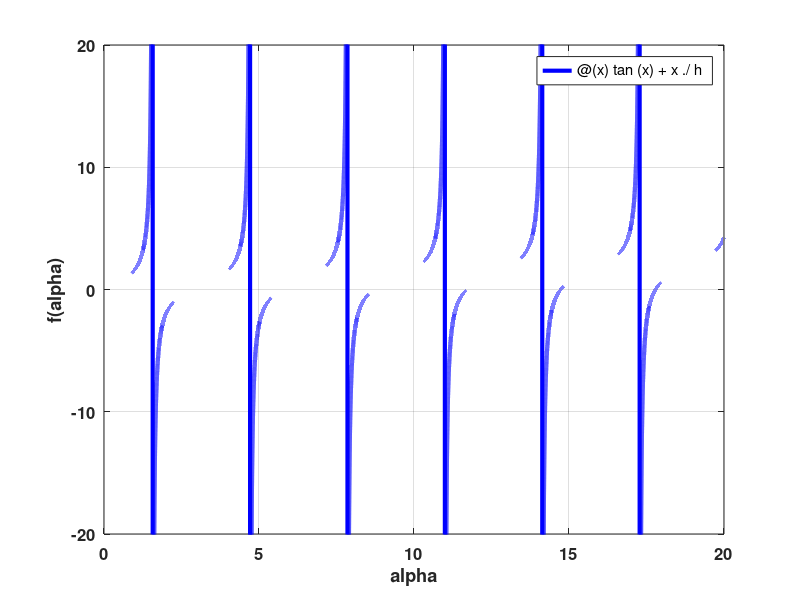
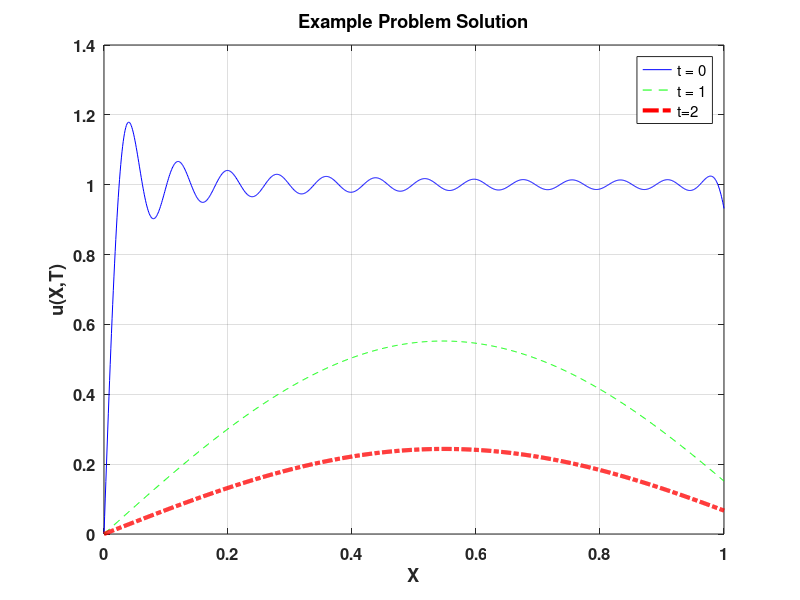

The MATLAB script that drew these images, in order:
%% Lecture 28 MATLAB
clear
clc
close 'all'

%% Parameters
alpha_sq = 0.1; % thermal diffusivity
h = 10; % convective heat transfer coefficient

L = 1;
f = @(x) 1; % initial condition

N = 25; % number of eigenfunctions

ef_fun = @(x) tan(x) + x./h;


%% plot the condition for the eigenfunction
figure(1)
fplot(ef_fun,[0,20],'-b','linewidth',3);
xlabel('alpha','fontsize',14,'fontweight','bold');
ylabel('f(alpha)','fontsize',14,'fontweight','bold');
axis([0 20 -20 20]);
grid on
set(gca,'fontsize',12,'fontweight','bold');

%% Find the desired number of eigenvalues
nu = nan(N,1);
delta = 1e-8;
x0 = [pi/2+delta,3*pi/2-delta];
for i = 1:N
   [x,fval,exit_flag] = fzero(ef_fun,x0);
   nu(i) = x;
   x0 = x0 + pi;
end
% do some crude error checking
assert(min(diff(nu))>0,...
    'Error! Something is wrong with your eigenvalues!');

%% Construct solution
Fn = @(x,n) sin(nu(n).*x);
Gn = @(t,n) exp(-(nu(n).^2).*alpha_sq.*t); 

u = @(x,t) 0;

for n = 1:N
   ef_mag = integral(@(x) Fn(x,n).*Fn(x,n),0,L);
   cn = integral(@(x) f(x).*Fn(x,n),0,L)./ef_mag;
   
   u = @(x,t) u(x,t) + cn*Fn(x,n).*Gn(t,n);
end

%% Plot the solution
Nx = 1000;
X = linspace(0,L,Nx);
% 
% Tmax = 5;
% Nt = 50;
% T = linspace(0,Tmax,Nt);
% 
% figure(2)
% for t = 1:Nt
%     plot(X,u(X,T(t)),'-b','linewidth',3);
%     title_str = sprintf('Lecture 28 Example, t = %g ',T(t));
%     title(title_str,'fontsize',16,'fontweight','bold');
%     grid on
%     set(gca,'fontsize',12,'fontweight','bold');
%     axis([0 L -0.05 1.5]);
%     pause(Tmax/(Nt-1));
%     
% end

%%
figure(3)
plot(X,u(X,0),'-b',...
    X,u(X,1), '--g',...
    X,u(X,2),'-.r',...
    'linewidth',3);
title('Example Problem Solution',...
    'fontsize',16,'fontweight','bold');
xlabel('X','fontsize',14,...
    'FontWeight','bold');
ylabel('u(X,T)','FontSize',14,...
    'FontWeight','bold');
grid on
set(gca,'FontSize',12,...
    'FontWeight','bold');
legend('t = 0','t = 1','t=2');
